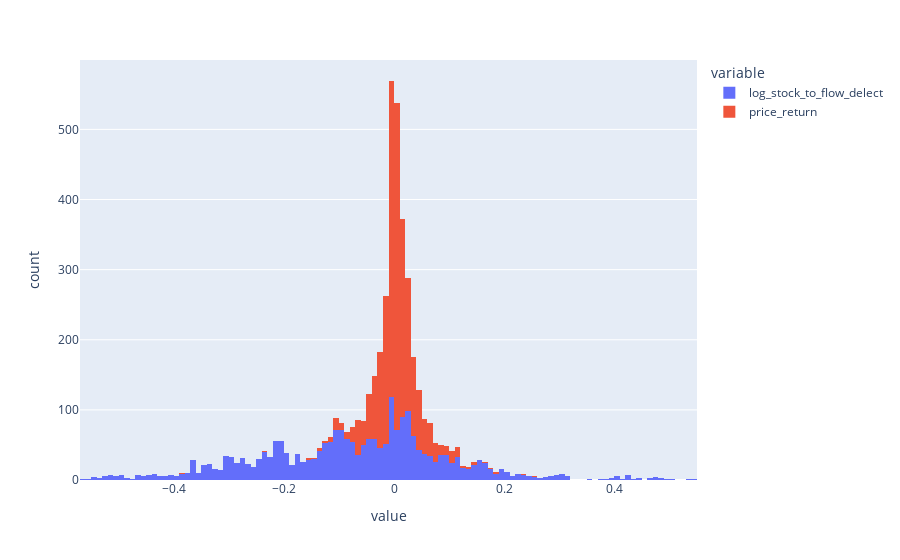

Source (notebook cell):
### Code cell
fig = px.histogram(combined_df, x=['log_stock_to_flow_delect', 'price_return'])
fig.show()

### Figure 1 — Plotly figure (JSON) as saved in the notebook; plotly's stock layout.template omitted (floating-point values rounded to 4 significant figures; data arrays with more than 128 entries replaced by an {"elided": "..."} marker saying what was removed)
{"data": [{"alignmentgroup": "True", "bingroup": "x", "hovertemplate": "variable=log_stock_to_flow_delect<br>value=%{x}<br>count=%{y}<extra></extra>", "legendgroup": "log_stock_to_flow_delect", "marker": {"color": "#636efa", "pattern": {"shape": ""}}, "name": "log_stock_to_flow_delect", "offsetgroup": "log_stock_to_flow_delect", "orientation": "v", "showlegend": true, "type": "histogram", "x": {"elided": "2457 float values"}, "xaxis": "x", "yaxis": "y"}, {"alignmentgroup": "True", "bingroup": "x", "hovertemplate": "variable=price_return<br>value=%{x}<br>count=%{y}<extra></extra>", "legendgroup": "price_return", "marker": {"color": "#EF553B", "pattern": {"shape": ""}}, "name": "price_return", "offsetgroup": "price_return", "orientation": "v", "showlegend": true, "type": "histogram", "x": {"elided": "2457 float values"}, "xaxis": "x", "yaxis": "y"}], "layout": {"barmode": "relative", "legend": {"title": {"text": "variable"}, "tracegroupgap": 0}, "margin": {"t": 60}, "xaxis": {"anchor": "y", "domain": [0, 1], "title": {"text": "value"}}, "yaxis": {"anchor": "x", "domain": [0, 1], "title": {"text": "count"}}}}
